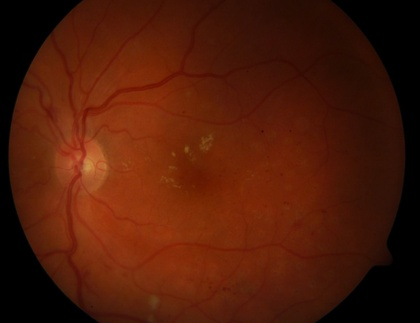
%> input picture Quality Assessment/sample.jpg, 420 x 323 px, shrunk from 1500 x 1152 before the run
$ octave trial.m   (GNU Octave 9; MATLAB toolbox functions it lacks are replaced by stand-ins)
%> lines starting %> are read from the running program, lines starting %| are printed output that depends on the picture; in (x1, y1, x2, y2) boxes, pixels count from 0 and x2, y2 are one past the last pixel; in counts of white or black regions, pixels touching at a corner belong together; the program's own positions count from 1
%> further down, im is the input picture: size 323x420x3 uint8; mean R, G, B 78.6, 27, 8
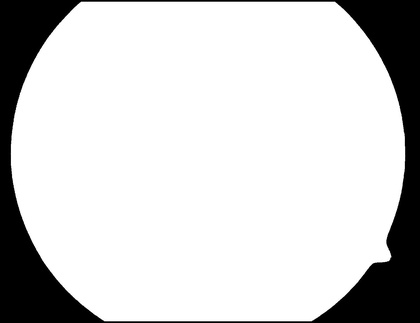
%> input picture Quality Assessment/mask.jpg, 420 x 323 px, shrunk from 1500 x 1152 before the run
%> further down, mask is the input picture: size 323x420 uint8; min 0, max 255, mean 207.7
### Quality Assessment/filterderivative_withLoc.m
function [feats loc]= filterderivative_withLoc(im, mask,scale)
% [L Lw Lvv Lvw Lww]= filterderivative(im,scale)
% im= input single channel image
% Scale at which derivation computation required: default: [1 2 4 8 16];
% L Lw Lvv Lvw Lww : return derivative vector: dim == as per the give
% scales
% feats= 25 vector per pixel only belongs to the disk region.
% loc= contained respective location of the pixel which can be later used to display assigned cluster
% [r,g,b]hist= are the histogram of OD pixels with total of 25 bins (10 bins are mapped to one[255-> 25bins])


[m n dim]=size(im);
%> m = 323; n = 420; dim = 3
if dim>1
    im=double(im(:,:,2));
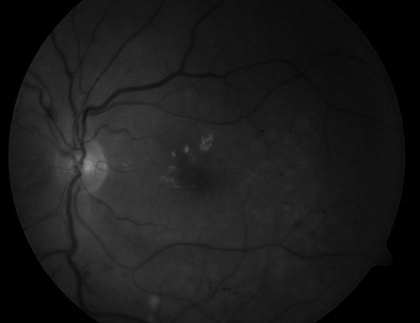
%> im: size 323x420 double; min 0, max 145, mean 27
    disp 'filterderivative: <Extracted Green Channel from the color image >  '
else
    im=double(im);
end
green=im;

if ~exist('scale')
    std=[1 2 4 8 16]; %% Number of scale
else
    std=scale;
end

[loc(:,1), loc(:,2)]= find(mask==1);
feats=zeros(size(loc,1),25);
%> feats: size 661x25 double; every value is 0

im = extension(im,mask);% Fundus extension

[tmp num]= size(std);
epsilon=1e-2;

Lvv= zeros(size(im,1), size(im,2), size(std,2));
Lvw= zeros(size(im,1), size(im,2), size(std,2));
Lww= zeros(size(im,1), size(im,2), size(std,2));
pos= 1;
z = 1;
for k=1:num
    sigma=std(k);
    % To create Gaussian filter similiar to the one used in gaussgradient function
    halfsize=ceil(sigma*sqrt(-2*log(sqrt(2*pi)*sigma*epsilon)));
    sze=2*halfsize+1;
    gauss= fspecial('gaussian',sze,sigma);
    L(:,:,k)= imfilter(im,gauss);
    subplot(5,5,z), imshow(L(:,:,k),[]);
    z = z + 1;
    [Lx,Ly]=gaussgradient(im,sigma);
    [Lxx,Lxy]=gaussgradient(Lx,sigma);
    [Lyx,Lyy]=gaussgradient(Ly,sigma);

    Lw(:,:,k)= sqrt(Lx.^2+Ly.^2);
    subplot(5,5,z),imshow(Lw(:,:,k),[]);
    z = z + 1;
    % Computing numerator of Lvv
    Lvv_num= (- 2 * Lx .* Lxy .* Ly) + (Lxx .* (Ly.*Ly)) + ((Lx.*Lx).* Lyy);
    % Computing numerator of Lvw
    Lvw_num= (-1*(Lx.*Lx) .* Lxy) + ((Ly.*Ly) .* Lxy) + (Lx.*Ly .*(Lxx-Lyy));
    % Computing numerator of Lww
    Lww_num= ((Lx.*Lx) .* Lxx) + (2* Lx.* Lxy.*Ly) + ((Ly.*Ly) .* Lyy);
    % Denominator for the computation of filters Lvv, Lvw and Lww
    den = (Lx.*Lx+ Ly.*Ly+0.001);
    subplot(5,5,z), imshow(Lvv_num./den, []);
    z = z + 1;
    subplot(5,5,z), imshow(Lvw_num./den, []);
    z = z +1;
    subplot(5,5,z), imshow(Lww_num./den, []);
    z = z + 1;

    for c=1:size(loc,1)
        i = loc(c,1); j = loc(c,2);
        feats(c,pos)=L(i,j,k);
        feats(c,pos+1)=Lw(i,j,k);
        % Computation for Lvv
        feats(c,pos+2) = Lvv_num(i,j)/den(i,j);
        % Computation for Lvw
        feats(c,pos+3) = Lvw_num(i,j)/den(i,j);
        % Computation for Lww
        feats(c,pos+4) = Lww_num(i,j)/den(i,j);
    end
    pos=pos+5;
end

### Quality Assessment/extension.m
% This function extends the fundus region of a retinal image in the non-fundus surround.
% This helps in avoiding any artifacts which might arise out of a sharp gradient at the
% fundus boundary or due to the high contrast between the fundus and non-fundus regions.
% Usage :
%  img_extended = extension(img,mask)
% Where :
%   img_extended -> Output extended image
%   img -> Color fundus image
%   mask -> Fundus Mask
%   Author : Ujjwal
%   Date : 22 August, 2014
% Algorithm :
% For each non-fundus pixel, find the most proximate point on the fundus boundary. Now,
% reflect the pixel on the other side of the boundary onto this pixel.
%%%%%%%%%%%%%%%%%%%%%%%%%%%%%%%%%%%%%%%%%%%%%%%%%%%%%%%%%%%%%%%%%%%%%%%%%%%%%%%%%%%%%%%%
function img = extension(img,mask)
tic;
mask = imerode(mask,strel('disk',20));
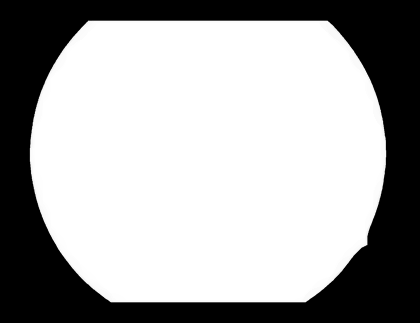
%> mask: size 323x420 uint8; min 0, max 255, mean 165.9
boundary = mask & ~imerode(mask,strel('disk',1));
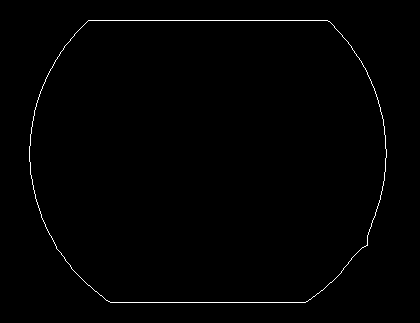
%> boundary: size 323x420 logical; 0.75% white in thin lines or dots, all inside (x1, y1, x2, y2) = (29, 20, 387, 303)
temp1 = zeros(size(mask));
temp2 = zeros(size(mask));
temp3 = zeros(size(mask));
[row_b,col_b] = find(boundary);
%> row_b = 1013 values from 21 to 303; col_b = 1013 values from 30 to 387
mask_eroded = imerode(mask,strel('disk',1));
[row_bg,col_bg] = find(~mask);
%> row_bg = 46571 values from 1 to 323; col_bg = 46571 values from 1 to 420
idx = knnsearch([row_b,col_b],[row_bg,col_bg]);
for i = 1 : length(row_bg)
    try
	    img(row_bg(i),col_bg(i),:) = img(2*row_b(idx(i)) - row_bg(i), 2 *col_b(idx(i)) - col_bg(i),:);
    catch ME
	    if strcmp(ME.identifier,'MATLAB:badsubscript')
	       fprintf(1,'There was a subscript problem.\n');
	       fprintf(1,'Size of image is %d by %d by %d\n',size(img,1),size(img,2),size(img,3));
	       fprintf(1,'statement was img(%d,%d,:) = img(%d,%d,:)\n',row_bg(i),col_bg(i),2*row_b(idx(i))-row_bg(i),2*col_b(idx(i))-col_bg(i));
	       img = 1;
	       return;
	    else
		rethrow(ME)
	    end
   end

end

### Quality Assessment/trial.m
clc;
clear all;
close all;

im = imread('sample.jpg');
mask = imread('mask.jpg');
%> (the run ends here)
